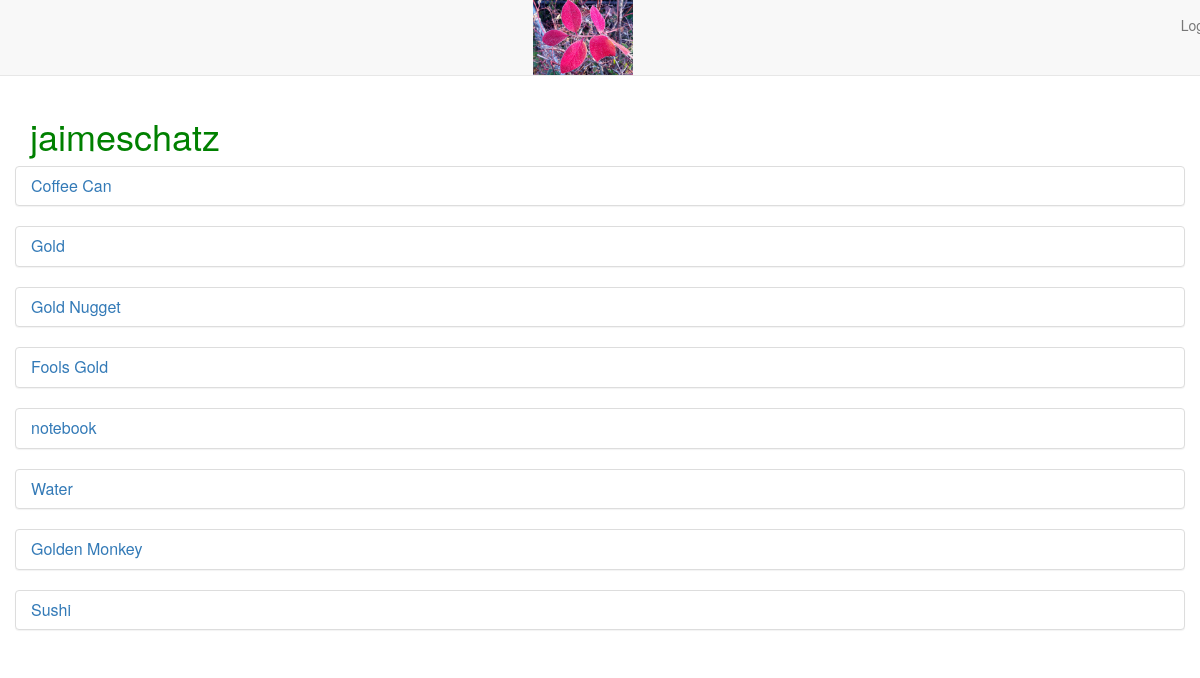
The page /user/jaimeschatz/ on the database as committed earlier.
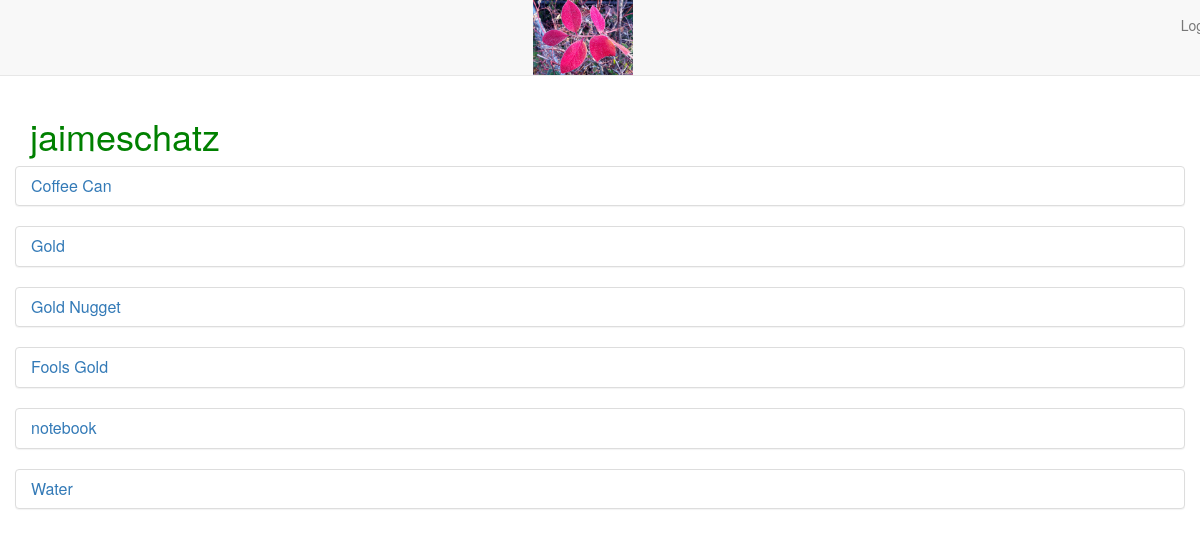
The same page on the database as committed later.
### main_app/models.py (models this page shows, shortened)
class Treasure(models.Model):
	user = models.ForeignKey(User)
	name = models.CharField(max_length=100)
	value = models.DecimalField(max_digits=10, decimal_places=2)
	material = models.CharField(max_length=100)
	location = models.CharField(max_length=100)
	image = models.ImageField(upload_to='treasure_images',
							  default='media/default.png')
	likes = models.IntegerField(default=0)

### main_app/views.py (the view)
# urls.py: url(r'^user/(\w+)/$', views.profile, name='profile'),
def profile(request, username):
	user = User.objects.get(username = username)
	treasures = Treasure.objects.filter(user=user)
	return render(request, 'profile.html',
				  {'username' : username,
				   'treasures' : treasures})

### main_app/templates/profile.html
{% extends 'base.html' %}
{% load staticfiles %}
{% block content %}
<h1>{{ username }}</h1>
	<div class="row">
	{% for treasure in treasures %}
		<div class="col.md-4">
		<div class="treasure panel panel-default">
			<a href="/{{treasure.id}}">
			<div class="panel-heading">
				<h3 class="panel-title">{{ treasure.name }}</h3>
			</div>
			</a>
		</div>
		</div>
	{% endfor %}
	</div>
{% endblock %}

### main_app/templates/base.html (shortened to what this page needs)
{% load staticfiles %}
<!DOCTYPE html>
<html>
<head>
	<link href="{% static 'bootstrap.min.css' %}" rel="stylesheet">
	<link href="{% static 'style.css' %}" rel="stylesheet">
</head>
<body>
	<nav class="navbar navbar-default navbar-static-top text-center">
		<a href="/"><img src="{% static "images/logo.jpg" %}" width="100"></a>
		{% if user.is_authenticated %}
			<a class="navbar-text navbar-right"
				href="{% url 'profile' user.username %}">{{ user.username }}</a>
			<a class="navbar-text navbar-right"
				href="{% url 'logout' %}">Logout</a>
		{% else %}
			<a class="navbar-text navbar-right"
				href="{% url 'login' %}">Login</a>
		{% endif %}
	</nav>
	<main class="container container-mw700">
		{% block content %}
		{% endblock %}
	</main>
</body>
</html>

### main_app/static/style.css (style rules this page uses)
h1 { color: green; }

Rows that differ between the two databases and show on the page:
no longer on this page (row edited): Treasure: name "Golden Monkey"
no longer on this page (row edited): Treasure: name "Sushi"
